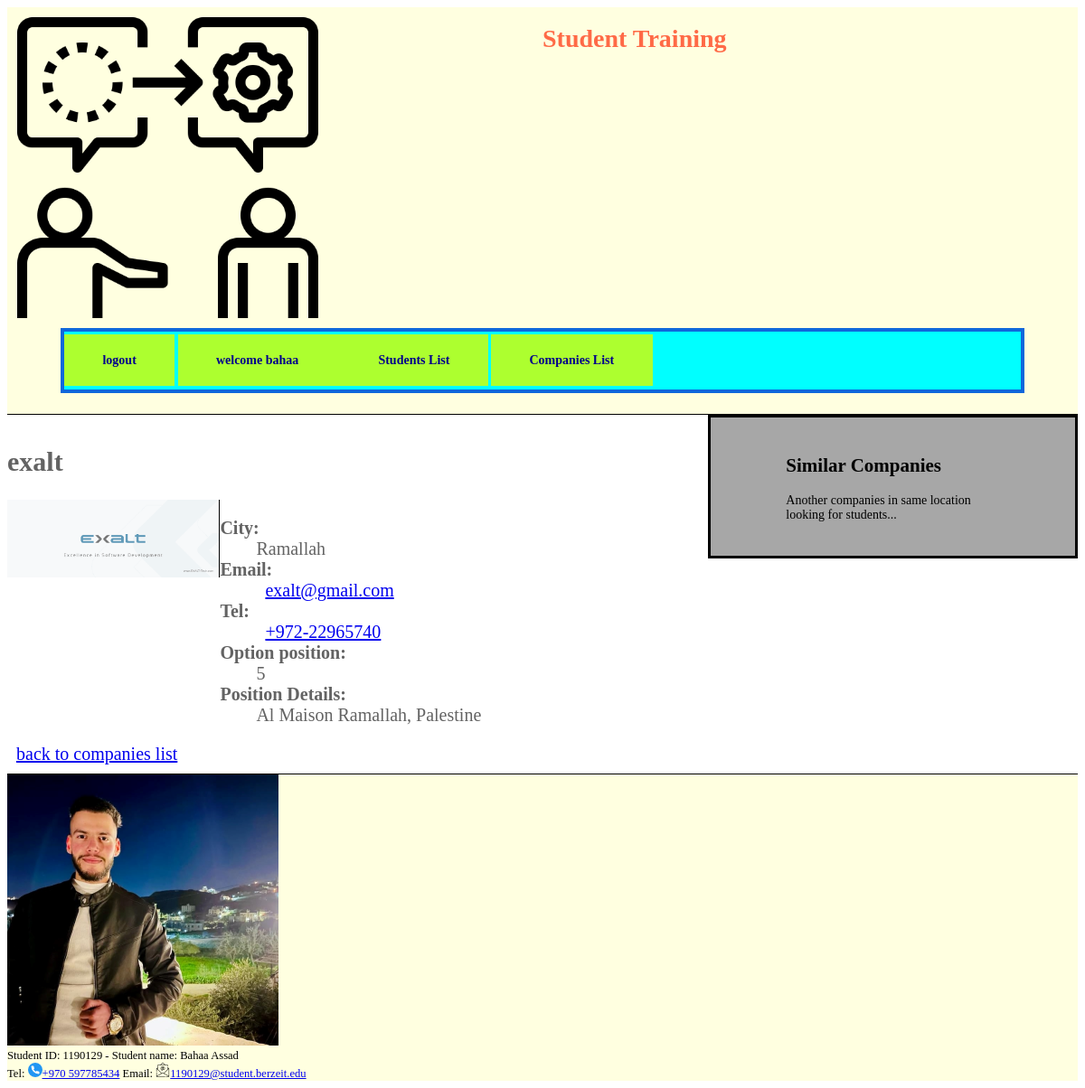
Page /company.php?company_id=1 (signed in) on the committed database.
### tables this page shows
CREATE TABLE student(
      id INT PRIMARY KEY auto_increment,
      name VARCHAR(40),
      city_id int,
      email VARCHAR(50) UNIQUE,
      tel VARCHAR(20) UNIQUE,
      university VARCHAR(30),
      major VARCHAR(30),
      projects VARCHAR(60),
      interests VARCHAR(60),
      photo_path VARCHAR(60),
      user_id int,
      
      FOREIGN KEY(city_id) REFERENCES city(id) 
      ON DELETE CASCADE
      ON UPDATE CASCADE,
      
      FOREIGN KEY(user_id) REFERENCES user(id) 
      ON DELETE CASCADE
      ON UPDATE CASCADE
);

CREATE TABLE company(
      id INT PRIMARY KEY auto_increment,
      name VARCHAR(40),
      city_id int,
      email VARCHAR(50) UNIQUE,
      tel VARCHAR(20) UNIQUE,
      position_count int,
      position_details VARCHAR(100),
      logo_path VARCHAR(60),
      user_id int,
      
      FOREIGN KEY(city_id) REFERENCES city(id) 
      ON DELETE CASCADE
      ON UPDATE CASCADE,
      
      FOREIGN KEY(user_id) REFERENCES user(id) 
      ON DELETE CASCADE
      ON UPDATE CASCADE
);

CREATE TABLE city(
     id INT PRIMARY KEY auto_increment,
     name VARCHAR(40),
     country VARCHAR(40)
);

### parts/_db.php (called while the page is built, shortened)
<?php
$dbhost = 'localhost';
$dbusername = 'root';
$dbuserpassword = '22446688@123';
$default_dbname = 'Training';
function db_connect($dbname = '', $username = '', $password = ''){
    global $dbhost, $dbusername, $dbuserpassword, $default_dbname;
    try {
        if (empty($dbname)) {
            $dbname = $default_dbname;
        }
        $pdo = new PDO("mysql:host=$dbhost;dbname=$dbname", $dbusername, $dbuserpassword);
        return $pdo;
    } catch (PDOException $e) {
        $MYSQL_ERRNO = 0;
        $MYSQL_ERROR = $e->getMessage();
        return 0;
    }
}
function execute($query){
    $pdo = db_connect();
    $dbResults = $pdo->query($query);
    return  $dbResults;
}
function getStudentName($username){
    $query = "SELECT name FROM user U, student S WHERE S.user_id = U.id AND U.username = \"$username\";";
    $result = execute($query);
    $name = $result->fetch();
    return $name['name'];
}
function getUserTypeFromUserID($id){
    $query = "SELECT user_type FROM user WHERE id = $id;";
    $result = execute($query);
    $userType = $result->fetch();
    return $userType['user_type'];
}
function getCompanyInfoFromCompanyId($id){
    $query = "SELECT CM.id as company_id, CM.name as company_name, CM.logo_path, CT.name as city, CM.email, CM.tel, CM.position_count as open_position, CM.position_details FROM company CM , city CT
    WHERE CM.city_id = CT.id  AND CM.id = $id;";
    $result = execute($query);
    return $result->fetch();
}
?>

### company.php (the view, shortened to what this page needs)
<?php include "parts/_header.php" ?>
<aside>
    <h2>Similar Companies</h2>
    <p>
        Another companies in same location looking for students...
    </p>
</aside>
<main>
    <?php
    $companyInfo = array();
    if(isset($_GET['company_id'])){
        $companyInfo = getCompanyInfoFromCompanyId($_GET['company_id']);
    }elseif(isset($_SESSION['company_id'])){
        $companyInfo = getCompanyInfoFromCompanyId($_SESSION['company_id']);
    }
    ?>
    <?php if(!empty($companyInfo)):?>
        <h2><?php echo $companyInfo['company_name'];?></h2>
        <img src="<?php echo $companyInfo['logo_path'];?>" alt="company image"/>
        <dl>
            <dt><strong>City:</strong></dt>
            <dd><?php echo $companyInfo['city'];?></dd>
            <dt><strong>Email:</strong></dt>
            <dd><a href="<?php echo $companyInfo['email'];?>" ><?php echo $companyInfo['email'];?></a></dd>
            <dt><strong>Tel:</strong></dt>
            <dd><a href="<?php echo $companyInfo['tel'];?>" ><?php echo $companyInfo['tel'];?></a></dd>
            <dt><strong>Option position:</strong></dt>
            <dd><?php echo $companyInfo['open_position'];?></dd>
            <dt><strong>Position Details:</strong></dt>
            <dd><?php echo $companyInfo['position_details'];?></dd>
        </dl>
        <div>
            <a href="companies.php" >back to companies list</a>
        </div>
    <?php endif;?>
</main>
<?php include "parts/_footer.php" ?>

### parts/_header.php (shortened to what this page needs)
<!DocType html>
<?php include "_db.php"?>
<html lang="en">
    <head>
        <link rel="stylesheet" href="css/layout.css" />
        <link rel="stylesheet" href="css/website.css" />
    </head>
    <body>
        <header>
            <img src="images/training.png" alt="logo" />
            <h1>Student Training</h1>
            <nav>
                <?php
                $user_type = null;
                if(isset($_SESSION['user_id'])){
                    $user_type = getUserTypeFromUserID($_SESSION['user_id']);
                }
                ?>
                <?php if(  strcmp($user_type, "student") == 0  ):?>
                    <a href="logout.php">logout</a>
                    <?php if(isset($_SESSION['student_id'])):  ?>
                        <a href="student.php">welcome <?php echo getStudentName($_SESSION['username']);?> </a>
                    <?php else:?>
                        <a href="student.php">welcome <?php echo $_SESSION['username'];?> </a>
                    <?php endif;?>
                    <a href="students.php">Students List</a>
                    <a href="companies.php">Companies List</a>
                <?php else:?>
                    <a href="index.php">Home</a>
                <?php endif;?>
            </nav>
        </header>

### css/layout.css (style rules this page uses)
body { font-family: Serif, sans-serif; font-size: 14px; }
header { background-color: lightyellow; border-bottom: 1px solid black; }
header img,header h1 { width: 30%; float: left; }
main>img { float:left; width: 30%; }
main>dl { float:left; width: 60%; }
main div { clear: left; }
header h1 { color: rgba(255, 38, 0, 0.685); margin-left: 20%; }
header nav { border: 4px solid rgb(15, 103, 219); padding: 2% 0%; margin: 2% 5%; background-color: aqua; align-items: center; clear: both; }
header nav a { padding: 2% 4%; background-color: greenyellow; }
header nav a:link, header nav a:visited { text-decoration: none; color: darkblue; font-weight: bold; }
main { padding: 10px 0px; color: #636363; font-size: 20px; margin-right: 34%; }
aside { border: 3px solid black; background-color: #3333336e; padding: 2% 7%; float: right; width: 20%; }

### css/website.css (style rules this page uses)
main a { margin: 10px; }
main>img { border-right:1px solid black; }

### rows in the picture
student: name "bahaa"
company: name "exalt", logo_path (picture), city.name "Ramallah", email "exalt@gmail.com", tel "+972-22965740", position_count "5", position_details "Al Maison Ramallah, Palestine"
